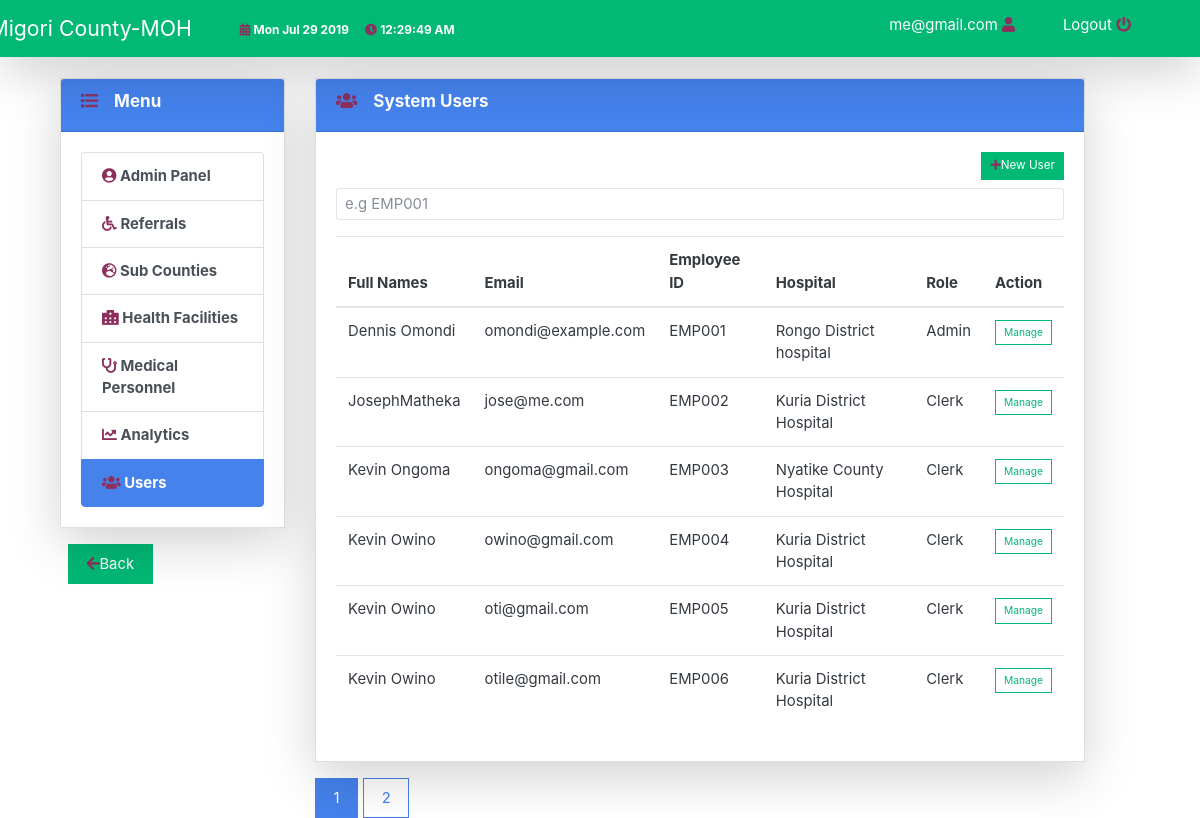
Page /users (signed in) on the committed database.
### app/models.py (models this page shows, shortened)
class User(db.Model, UserMixin):
    id = db.Column(db.Integer, primary_key=True)
    fullname = db.Column(db.String(120), nullable=False)
    email = db.Column(db.String(120), unique=True, nullable=False)
    employee_id = db.Column(db.String(12), unique=True, nullable=False)
    is_admin = db.Column(db.Boolean, nullable=False,default=False)
    password = db.Column(db.String(120), nullable=False)
    health_facility = db.Column(db.Integer, db.ForeignKey(
        'health_facility.id'), nullable=False)
    referrals = db.relationship('Referral', backref='referring_user', lazy=True)

class Health_facility(db.Model):
    id = db.Column(db.Integer, primary_key=True)
    mfl_code = db.Column(db.String(10), unique=True, nullable=False)
    name = db.Column(db.String(120), nullable=False)
    phone = db.Column(db.String(15), nullable=False)
    subcounty = db.Column(db.String(120), db.ForeignKey('sub_county.id') ,nullable=False)
    referrals = db.relationship(
        'Referral',primaryjoin='or_(Health_facility.id == Referral.referral_from_id,Health_facility.id == Referral.referral_to_id)', backref='referral_facility', lazy=True)
    users = db.relationship(
        'User', backref='user_facility', lazy=True)
    medics = db.relationship(
        'Medic', backref='medic_facility', lazy=True)

### app/routes.py (the view, shortened to what this page needs)
@app.route('/users', methods=['GET', 'POST'])
@login_required
def users():
    error = ''
    page = request.args.get('page', 1, type=int)
    users = User.query.paginate(page=page, per_page=6)
    user_menu = 'active'
    return render_template('users.html', users=users, error=error, user_menu=user_menu)

### app/models.py (called while the page is built)
@login_manager.user_loader
def load_user(user_id):
    return User.query.get(int(user_id))

### app/templates/users.html (shortened to what this page needs)
{% extends 'master.html' %}
{% block body %}
<div class="container-fluid">
    <div class="content-section">
        <div class="row">
            <div class="col-sm-3">
                {% include 'sidebar.html'%}
                &nbsp;<a href="/users" class="btn btn-success ml-lg-5"><i class='fa fa-arrow-left'></i>Back</a>
            </div>
            <div class="col-sm-8">
                <div class="card  mb-3 shadow-lg" style="max-width: auto;">
                    <div class="card-header bg-primary text-white">
                        <h6><i class="fa fa-users"></i> &nbsp;&nbsp; System Users</h6>
                    </div>
                    <div class="card-body">
                        <div class="form-group">
                            <a class="btn btn-success btn-sm float-right mb-2" href="/create_user"><i
                                    class="fa fa-plus"></i>New User</a>
                            <form action="" method="POST">
                                <input type="text" name="searchq" class="form-control form-control-sm"
                                    placeholder="e.g EMP001">
                            </form>
                        </div>
                        <table class="table table-hover">
                            <thead>
                                <tr>
                                    <th scope="col">Full Names</th>
                                    <th scope="col">Email</th>
                                    <th scope="col"> Employee ID</th>
                                    <th scope="col">Hospital</th>
                                    <th scope="col">Role</th>
                                    <th scope="col">Action</th>
                                </tr>
                            </thead>
                            <tbody>
                                {% for user in users.items %}
                                <tr>
                                    <td>{{ user.fullname }}</td>
                                    <td>{{ user.email }}</td>
                                    <td>{{ user.employee_id }}</td>
                                    <td>{{ user.user_facility.name }}</td>
                                    <td>{% if user.is_admin %} Admin {% else%} Clerk {%endif %}</td>
                                    <td><a href="/user_detail?user_id={{ user.id }}"><button type="button" class="btn btn-outline-success btn-sm">
                                            Manage</button></a></td>
                                </tr>
                                {% endfor %}
                            </tbody>
                        </table>
                    </div>
                </div>
                {% for page_num in users.iter_pages(left_edge=1,right_edge=1,left_current=1,right_current=2) %}
                {% if page_num %}
                {% if users.page==page_num %}
                <a class="btn btn-primary" href="{{ url_for('users',page=page_num)}}">{{ page_num }}</a>
                {% else %}
                <a class="btn btn-outline-primary" href="{{ url_for('users',page=page_num)}}">{{ page_num }}</a>
                {% endif %}
                {% else %}
                ....
                {% endif %}
                {% endfor %}
            </div>
        </div>
    </div>
</div>
{% endblock %}

### app/templates/master.html (shortened to what this page needs)
<!DOCTYPE html>
<html lang="en">
<head>
    <link rel="stylesheet" type="text/css" href="{{url_for('static',filename='css/fontawesome/css/all.css') }}">
    <link rel="stylesheet" type="text/css" href="{{url_for('static',filename='css/bootstrap-4.0.0-dist/css/bootstrap_litera.css') }}">
</head>
<body style="padding-top: 70px;" class="bg-light">
    <nav class=" shadow-lg navbar navbar-expand-lg navbar-dark bg-success fixed-top ">
        <div class="container">
        <a class="navbar-brand mr-5" href="/admin_panel"> Migori County-MOH </a>
        <div class="collapse navbar-collapse" id="navbarColor02">
            <ul class="navbar-nav mr-auto">
                <li class="nav-item mr-3">
                <small class=" text-white"><i class="fa fa-calendar-alt"></i> <strong id="date"></strong></small>
                </li>
                <li class="nav-item">
                <small class=" text-white"><i class="fa fa-clock"></i> <strong id="time"></strong></small>
                </li>
            </ul>
            {% if current_user.is_authenticated %}
            <label class="text-white"><a class="text-white ml-4 mr-4" href="/account" style="text-decoration: none">{{ current_user.email }} <i class="fa fa-user"></i></a></label>
            <label><a class="text-white ml-4 mr-4" href="/logout" style="text-decoration: none">Logout <i class="fa fa-power-off"></i></label></a>
            {% else %}
            <label><a class="text-white ml-4 mr-4" href="/login" style="text-decoration: none">Login <i class="fa fa-user-lock"></i></label></a>
            {% endif %}
        </div>
        </div>
    </nav>
    <div class="mt-lg-2 justify-content-center">
    {% block body %}
    {% endblock %}
    </div>
</body>
</html>

### app/templates/master.html (style rules this page uses)
.btn { border-radius: 0%; }
.card { border-radius: 0%; }
.fa { color: #8d2f5d; }
.navbar-brand { margin-left: -5%; }
.bg-light { border: 0px solid rgba(0, 0, 0, 0.1) }

### rows in the picture
User: email "me@gmail.com"
User: fullname "Dennis Omondi", email "omondi@example.com", employee_id "EMP001", user_facility.name "Rongo District hospital", is_admin "Admin"
User: fullname "JosephMatheka", email "jose@me.com", employee_id "EMP002", user_facility.name "Kuria District Hospital", is_admin "Clerk"
User: fullname "Kevin Ongoma", email "ongoma@gmail.com", employee_id "EMP003", user_facility.name "Nyatike County Hospital", is_admin "Clerk"
User: fullname "Kevin Owino", email "owino@gmail.com", employee_id "EMP004", user_facility.name "Kuria District Hospital", is_admin "Clerk"
User: fullname "Kevin Owino", email "oti@gmail.com", employee_id "EMP005", user_facility.name "Kuria District Hospital", is_admin "Clerk"
User: fullname "Kevin Owino", email "otile@gmail.com", employee_id "EMP006", user_facility.name "Kuria District Hospital", is_admin "Clerk"

### other values in the picture
{{ page_num }} "1"
{{ page_num }} "2"
